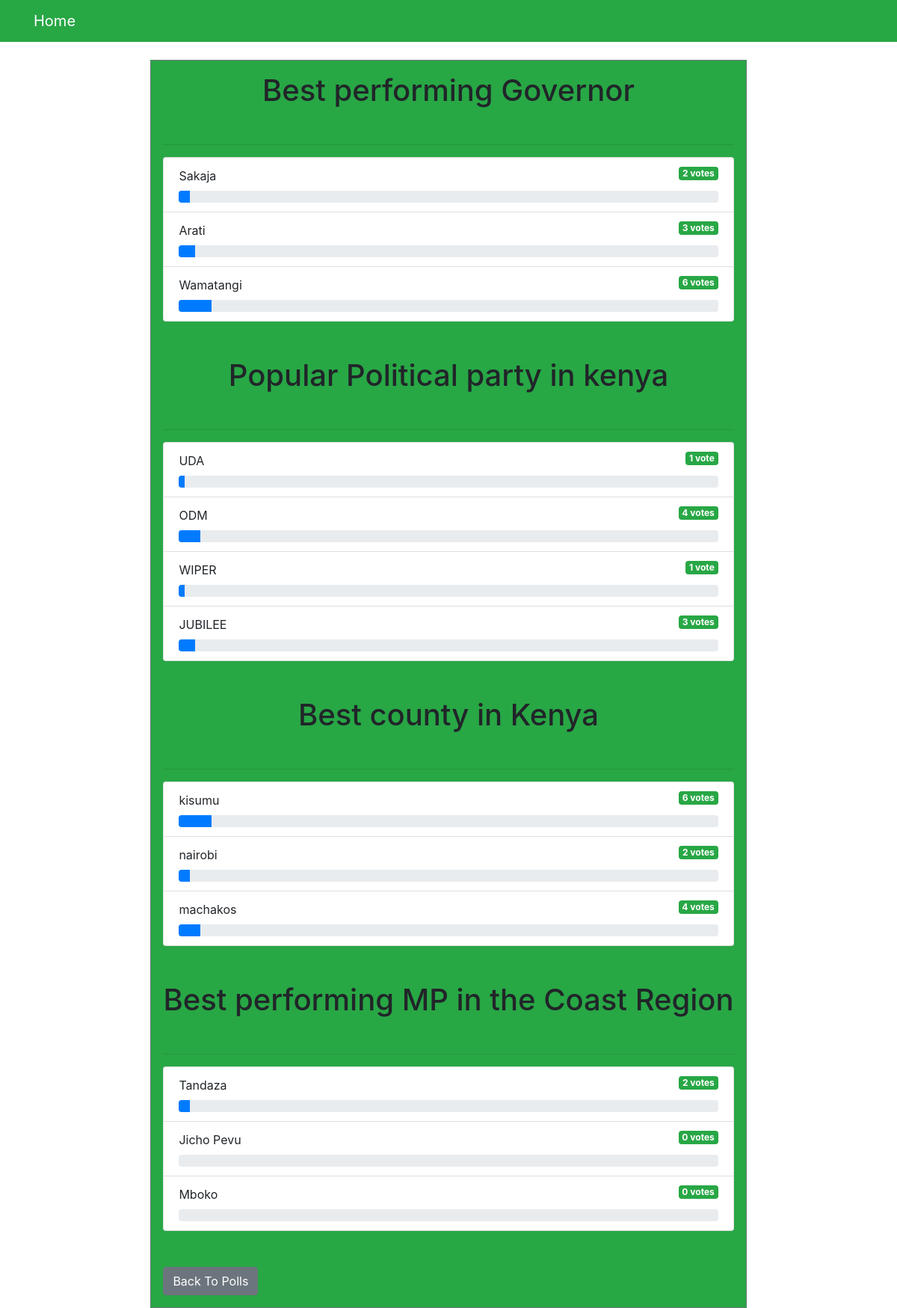
Page /polls/results/ on the committed database.
### polls/models.py (models this page shows, shortened)
class Question(models.Model):
    question_text = models.CharField(max_length=200)
    pub_date = models.DateTimeField('date published')

class Choice(models.Model):
    questio= models.ForeignKey(Question, on_delete=models.CASCADE)
    choice_text = models.CharField(max_length=200)
    votes=models.IntegerField(default=0)

### polls/views.py (the view)
# urls.py: path('results/', views.results, name='results'),  # Updated URL pattern
def results(request):
    all_questions = Question.objects.all()
    return render(request, 'polls/results.html', {'questions': all_questions})

### templates/polls/results.html
{% extends 'base.html' %}
{% block content %}
<div class="container border border-secondary rounded p-3">
  {% for question in questions %}
  <h1 class="mb-5 text-center">{{ question.question_text }}</h1>
<hr>
  <ul class="list-group mb-5">
    {% for choice in question.choice_set.all %}
      <li class="list-group-item">
        {{ choice.choice_text }}
        <span class="badge badge-success float-right">{{ choice.votes }} vote{{ choice.votes | pluralize }}</span>
        <div class="progress mt-2">
            <div class="progress-bar bg-primary" role="progressbar" style="width: {{ choice.votes}}%;" aria-valuenow="{{ choice.votes }}" aria-valuemin="0" aria-valuemax="{{ total_votes }}"></div>
        </div>
      </li>
    {% endfor %}
  </ul>
  {% endfor %}
  <a class="btn btn-secondary" href="{% url 'polls:index' %}">Back To Polls</a>
</div>
{% endblock %}

### templates/base.html (shortened to what this page needs)
<!DOCTYPE html>
<html lang="en">
<head>
    <link rel="stylesheet" href="https://stackpath.bootstrapcdn.com/bootstrap/4.4.1/css/bootstrap.min.css"
>
</head>
<body>
    {% include 'partials/_navbar.html'%}
    <div class="container ">
        <div class="row">
            <div class=".col-md-6 m-auto bg-success ">
                {% block content %}{% endblock%}
            </div>
        </div>
    </div>
</body>
</html>

### templates/partials/_navbar.html
<nav class="navbar navbar-dark bg-success mb-4">
    <div class="container">
        <a class="navbar-brand" href="/">Home</a>
    </div>
</nav>

### rows in the picture
Question: question_text "Best performing Governor"
Choice: choice_text "Sakaja", votes "2", votes|pluralize "s"
Choice: choice_text "Arati", votes "3", votes|pluralize "s"
Choice: choice_text "Wamatangi", votes "6", votes|pluralize "s"
Question: question_text "Popular Political party in kenya"
Choice: choice_text "UDA", votes "1"
Choice: choice_text "ODM", votes "4", votes|pluralize "s"
Choice: choice_text "WIPER", votes "1"
Choice: choice_text "JUBILEE", votes "3", votes|pluralize "s"
Question: question_text "Best county in Kenya"
Choice: choice_text "kisumu", votes "6", votes|pluralize "s"
Choice: choice_text "nairobi", votes "2", votes|pluralize "s"
Choice: choice_text "machakos", votes "4", votes|pluralize "s"
Question: question_text "Best performing MP in the Coast Region"
Choice: choice_text "Tandaza", votes "2", votes|pluralize "s"
Choice: choice_text "Jicho Pevu", votes "0", votes|pluralize "s"
Choice: choice_text "Mboko", votes "0", votes|pluralize "s"
